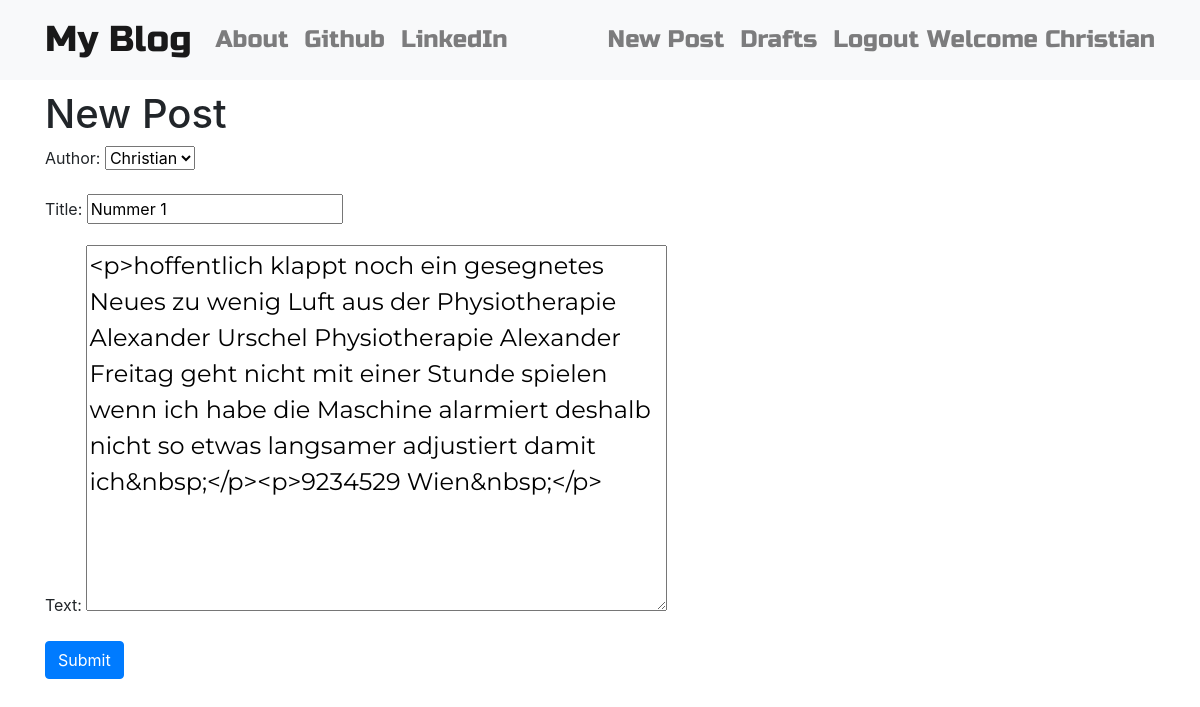
Before: /post/4/update/ (signed in) with the older database file.
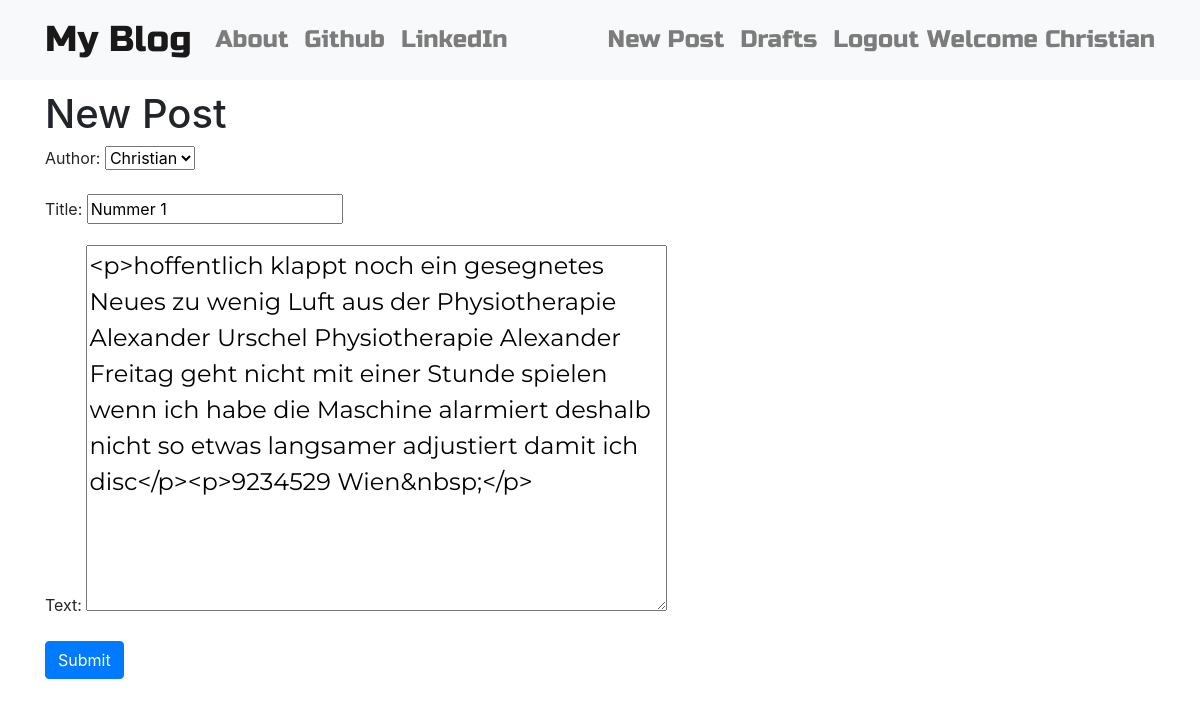
After: the same page with the newer database file.
### blog/models.py (models this page shows, shortened)
class Post(models.Model):
    author = models.ForeignKey(User, on_delete=models.SET_NULL, null=True)
    title = models.CharField(max_length=128)
    text = models.TextField()
    create_date = models.DateTimeField(default=timezone.now)
    published = models.DateTimeField(null=True, blank=True)

### blog/views.py (the view)
# urls.py: re_path(r'^post/(?P<pk>\d+)/update/$', views.PostUpdateView.as_view(), name='post_update'),
class PostUpdateView(LoginRequiredMixin, UpdateView):
    login_url = '/login/'
    redirect_field_name = '/'
    model = models.Post
    form_class = forms.PostForm

### blog/forms.py
class PostForm(forms.ModelForm):
    class Meta:
        model = models.Post
        fields = ('author', 'title', 'text')
        widgets = {
            'title': forms.TextInput(attrs={'class':'textinputclass'}),
            'text': forms.Textarea(attrs={'class':'editable medium-editor-textarea postcontent'})
        }

### blog/templates/blog/post_form.html (shortened to what this page needs)
{% extends 'blog/base_blog.html' %}
{% block content %}
  <h1>New Post</h1>
  <form class="post-form" method="post">
    {{ form.as_p }}
    <button type="submit" class="save_widget btn btn-primary">Submit</button>
  </form>
{% endblock %}

Changed rows visible on the page:
changed Post "Christian": text "…etwas langsamer adjustiert damit ich&nbsp;</p><p>9234529 Wien&nbsp;</p>" → "…etwas langsamer adjustiert damit ich disc</p><p>9234529 Wien&nbsp;</p>"
